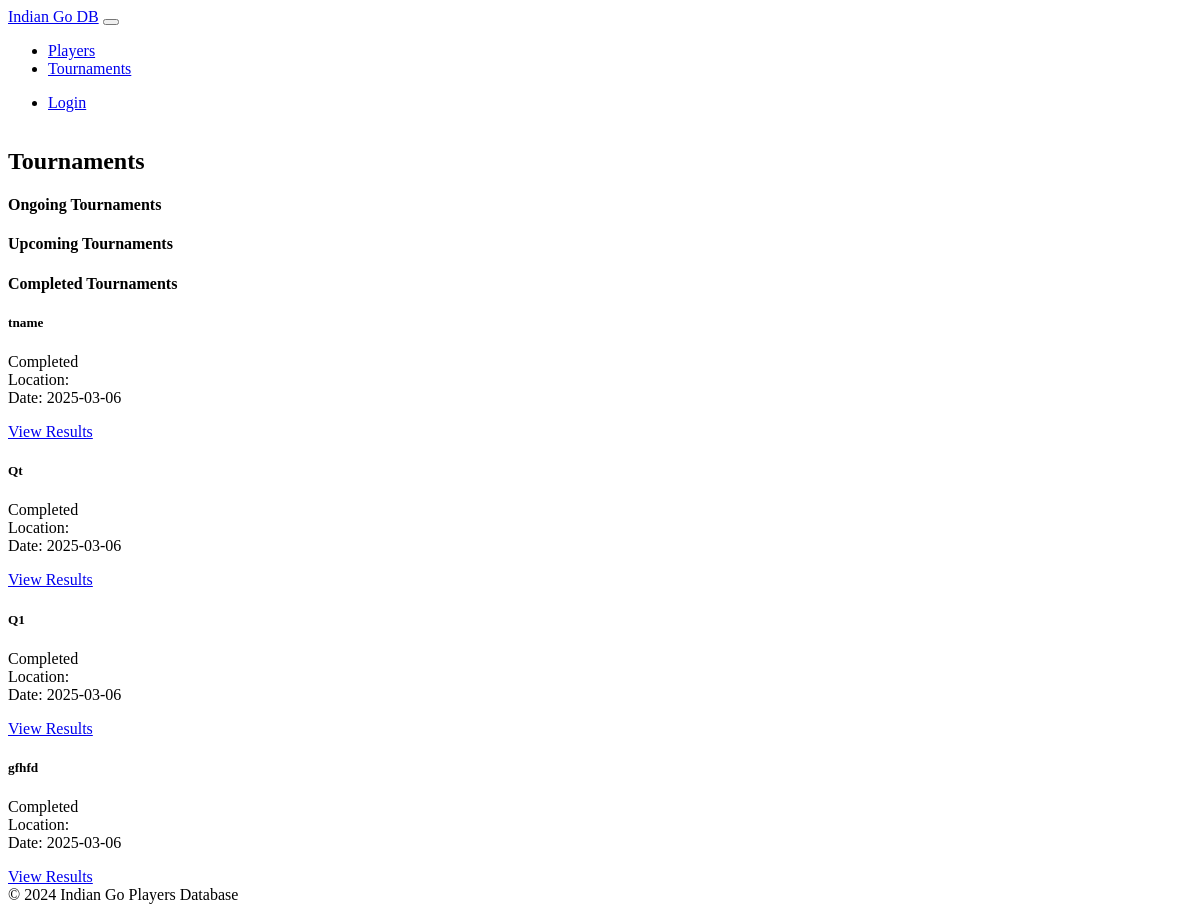
/tournaments, run on the app's committed database.
### models.py (models this page shows)
class Tournament(db.Model):
    id = db.Column(db.Integer, primary_key=True)
    tournament_id = db.Column(db.String(5), unique=True, default=generate_tournament_id)
    name = db.Column(db.String(100))  # Made nullable
    start_date = db.Column(db.DateTime)  # Made nullable
    end_date = db.Column(db.DateTime)  # Made nullable
    state = db.Column(db.String(50))  # Made nullable
    info = db.Column(db.Text)
    cover_photo = db.Column(db.String(255))
    status = db.Column(db.String(20), default='upcoming')
    pairing_system = db.Column(db.String(20), default='swiss')
    players = db.relationship('TournamentPlayer', backref='tournament', lazy=True, cascade='all, delete-orphan')
    rounds = db.relationship('Round', backref='tournament', lazy=True, cascade='all, delete-orphan')

### routes.py (the view)
@main_bp.route('/tournaments')
def tournaments():
    ongoing = Tournament.query.filter_by(status='ongoing').all()
    upcoming = Tournament.query.filter_by(status='upcoming').all()
    completed = Tournament.query.filter_by(status='completed').order_by(Tournament.end_date.desc()).limit(5).all()
    return render_template('tournaments.html',
                         ongoing_tournaments=ongoing,
                         upcoming_tournaments=upcoming,
                         completed_tournaments=completed)

### templates/tournaments.html (shortened to what this page needs)
{% extends "base.html" %}
{% block content %}
<div class="container">
    <div class="row mb-4">
        <div class="col">
            <h2>Tournaments</h2>
        </div>
    </div>
    <div class="row mb-4">
        <div class="col-md-4">
            <h4>Ongoing Tournaments</h4>
        </div>
        <div class="col-md-4">
            <h4>Upcoming Tournaments</h4>
        </div>
        <div class="col-md-4">
            <h4>Completed Tournaments</h4>
            {% for tournament in completed_tournaments %}
            <div class="card mb-3">
                <div class="card-body">
                    <h5 class="card-title">{{ tournament.name }}</h5>
                    <p class="card-text">
                        <span class="badge badge-completed">Completed</span><br>
                        Location: {{ tournament.location }}<br>
                        Date: {{ tournament.start_date.strftime('%Y-%m-%d') }}
                    </p>
                    <a href="{{ url_for('main.tournament_details', tournament_id=tournament.id) }}" class="btn btn-info btn-sm">View Results</a>
                </div>
            </div>
            {% endfor %}
        </div>
    </div>
</div>
{% endblock %}

### static/css/custom.css (style rules this page uses)
body { min-height: 100vh; display: flex; flex-direction: column; }
.badge-completed { background-color: var(--bs-success); }

### data on the page
Tournament: name "tname", start_date "2025-03-06"
Tournament: name "Qt", start_date "2025-03-06"
Tournament: name "Q1", start_date "2025-03-06"
Tournament: name "gfhfd", start_date "2025-03-06"
